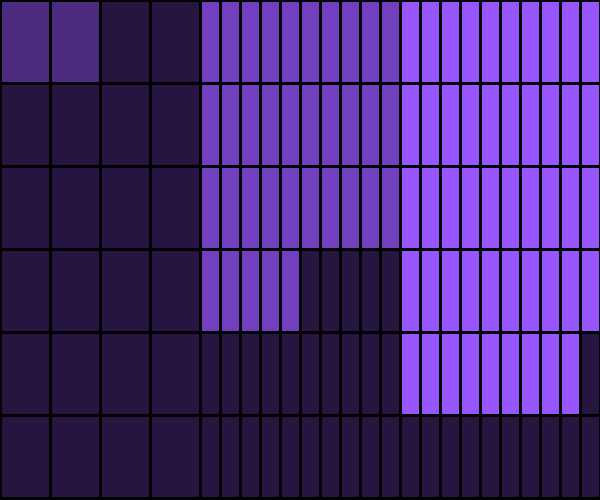
Frame 1 (no input)
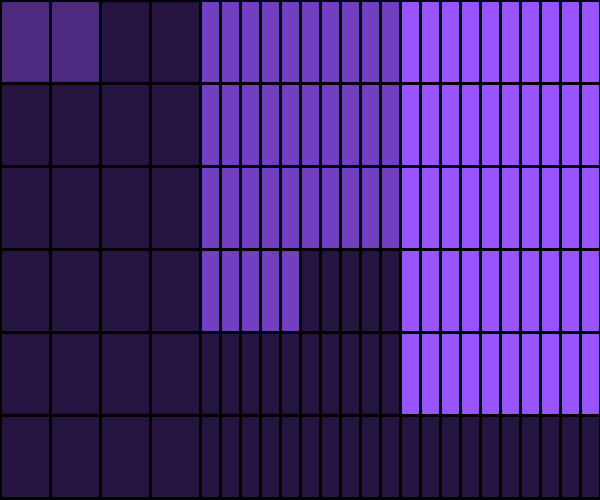
Frame 60 (the mouse pressed at the canvas centre just before this capture)
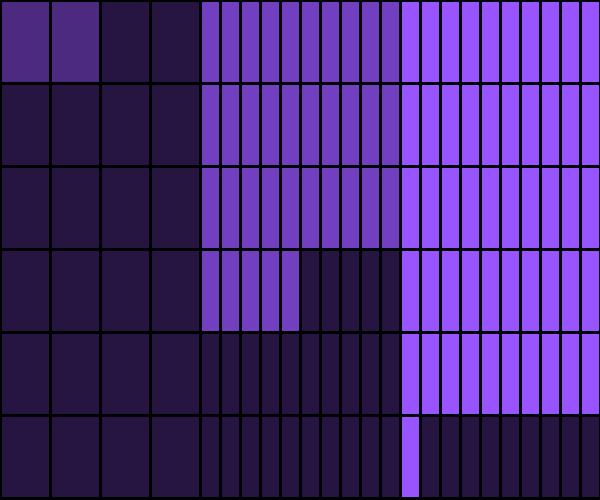
Frame 120 (the mouse held since frame 60 and released just before this capture)

The Processing sketch that drew these frames (run headless with seeded random() and noise(); from frame 60 on, the mouse is pressed at the canvas centre):

// Processing sketch: processing_109633
// ── processing_109633.pde

float x_sec, x_min, x_heu;
float y_sec, y_min, y_heu;
float incr_60 = -TWO_PI/60;
float incr_24 = -TWO_PI/12;
color col = #2F3440;
float x = 0;
float y = -1;
float x2 = 0;
float y2 = -1;
float x3 = 0;
float y3 = -1;
float size_sec_x, size_sec_y;
float size_heu_x, size_heu_y;
color s1,s2,m1,m2,h1,h2;

void setup() {
  size(600, 500);
  background(80);
  size_sec_x = width/3/10;
  size_sec_y = height/6;
  size_heu_x = width/3/4;
  size_heu_y = height/6;
  s1 =#9754FF ;
  s2 =#261540 ;
  m1 =#713FBF ;
  m2 =#261540 ;
  h1 =#4C2A7F ;
  h2 =#261540 ;
  stroke(0);
  strokeWeight(3);

}

void draw() {
  //background(#2F3440);
  //translate(width/2, height/2); 
  int secondes = second();
  int minutes = minute();
  int heure = hour();

  translate(width-(width/3), 0);
  for (int i = 0; i<60; i++) {
    if (i < secondes) {
      fill(s1);
      //stroke(s1);
    }
    else {
      fill(s2);
    }
    if (i % 10 == 0) {
      x=0;
      y++;
    }
    if ( y==6) {
      y = 0;
      x = 0;
    }
    rect(x*size_sec_x, y*size_sec_y, size_sec_x, size_sec_y);
    x++;
  }
  resetMatrix();

  translate(width/3, 0);
  for (int i = 0; i<60; i++) {
    if (i < minutes) {
      fill(m1);
      //stroke(m1);
    }
    else {
      fill(m2);
    }
    if (i % 10 == 0) {
      x2=0;
      y2++;
    }
    if ( y2==6) {
      y2 = 0;
      x2 = 0;
    }
    rect(x2*size_sec_x, y2*size_sec_y, size_sec_x, size_sec_y);
    x2++;
  }
  resetMatrix();

  //translate(0, 0);
  for (int i = 0; i<24; i++) {
    if (i < heure) {
      fill(h1);
      //stroke(h1);
    }
    else {
      fill(h2);
    }
    if (i % 4 == 0) {
      x3=0;
      y3++;
    }
    if ( y3==6) {
      y3 = 0;
      x3 = 0;
    }
    rect(x3*size_heu_x, y3*size_heu_y, size_heu_x, size_heu_y);
    x3++;
  }
}
